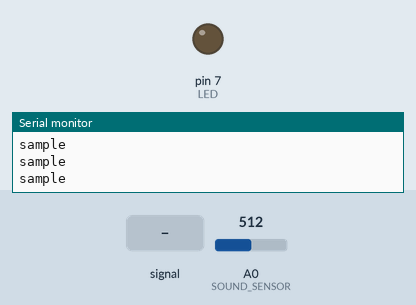
The sketch below on a simulated Arduino Uno, built with avr-gcc and run on an emulated ATmega328P. On the bench: output pins drawn as LEDs (lit = HIGH), the last lines printed to the serial monitor. The test bench sets the inputs (shaded band); at power-on: A0 (SOUND_SENSOR) = 512.

Above: at 1.2 s.
1.3 s: A0 (SOUND_SENSOR) fed a 200 Hz sine of ±460 counts around its level
At 4.2 s:
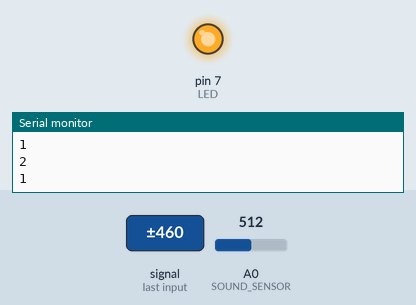
4.3 s: A0 (SOUND_SENSOR) set to 710
At 5.2 s:
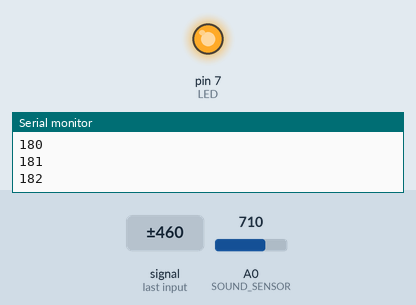
5.8 s: A0 (SOUND_SENSOR) set to 414
7.3 s: A0 (SOUND_SENSOR) set to 387
At 7.9 s:
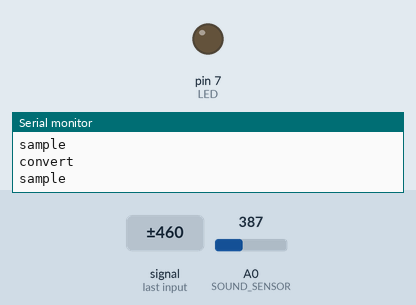
Timing chart, 0 to 9.9 s (numbered marks = the images above; inputs shaded):
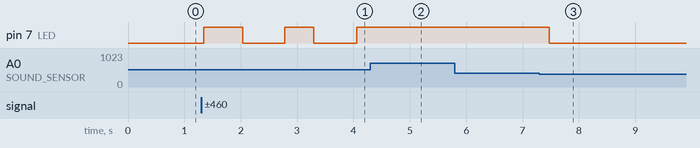

Measured:
- the behaviour switches between 400 and 399 on A0 (SOUND_SENSOR) (found by bisection; images 2 and 3)
- after the input at 1.3 s, pin 7 (LED): goes HIGH 0.69 s, LOW 0.75 s, HIGH 0.52 s, LOW 0.76 s, then HIGH, starting at once
- after the input at 4.3 s, pin 7 (LED): stays HIGH (without the input it goes to LOW after 0.27 s)
- after the input at 7.3 s, pin 7 (LED): HIGH → LOW after 0.18 s

The sketch:

SoundLight.ino
```cpp
const int SOUND_SENSOR = A0; //pin for the Grove Sound Sensor
//const int LAMP_RELAY = 2; //pin for the Grove Relay
const int THRESHOLD = 700; //the sound level that will be treated as a 'clap'
const int SOUND_SAMPLE_LENGTH = 200; //the amount of ms to wait before determining to turn off/on
const int CLAP_DURATION_WINDOW = 1500; //the amount of ms max to make the number of claps specified (ms)
const int CLAPS_FOR_TRIGGER = 1; //the number of claps for the relay to trigger

const int LED = 7;

//kind of used the same way as 'delay' but does not pause code.
//I use this because I have multiple 'delays' running in my original code.
//this 'delay' will make sure the relay does not switch on and off to fast.
//The current time is set to 1000 ms min (in code below)
unsigned long lastLampRelayLoop = 0;
int soundSensorReading = 0;
int soundLength = 0;
int previousSoundLength = 0;
int soundSampleLength = SOUND_SAMPLE_LENGTH;
int clapDurationWindow = CLAP_DURATION_WINDOW;
int currentClaps = 0;
int relayState = LOW;

void setup() {
  Serial.begin(9600);
  pinMode(LED, OUTPUT);
  digitalWrite(LED, LOW);
}

void loop() {
  soundSensorReading = analogRead(SOUND_SENSOR);

  if (soundSensorReading >= THRESHOLD) {
    soundLength++;
    Serial.println(soundLength);
  } else if (soundSensorReading < THRESHOLD && soundSensorReading >= THRESHOLD - 300) {
//    Serial.println("none");
  } else {
    if (soundLength > 1) {
      previousSoundLength = soundLength;
    }

    soundLength = 0;
  }

  if (soundSampleLength == SOUND_SAMPLE_LENGTH) {
    soundSampleLength = 0;
    Serial.println("sample");
//    Serial.println("sound length = " + soundLength);

    if (previousSoundLength > 1) {
      clapDurationWindow = 0;
      currentClaps++;

//      if (currentClaps == CLAPS_FOR_TRIGGER) {
        //relayState = !relayState;

        if (millis()-lastLampRelayLoop >= 500) {
          relayState = !relayState;
          Serial.println("convert");
          digitalWrite(LED, relayState);
          lastLampRelayLoop = millis();
        }
//      }

      previousSoundLength = 0;
    }
  }

  if (clapDurationWindow >= CLAP_DURATION_WINDOW) {
    currentClaps = 0;
  }

  if (clapDurationWindow <= CLAP_DURATION_WINDOW) {
    clapDurationWindow++;
  }

  if (soundSampleLength < SOUND_SAMPLE_LENGTH) {
    soundSampleLength++;
  }

  delay(1);
}
```
